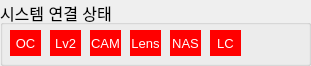
     <widget class="QGroupBox" name="groupBox">
      <property name="geometry">
       <rect>
        <x>755</x>
        <y>270</y>
        <width>311</width>
        <height>66</height>
       </rect>
      </property>
      <property name="font">
       <font>
        <pointsize>12</pointsize>
       </font>
      </property>
      <property name="title">
       <string>시스템 연결 상태</string>
      </property>
      <widget class="QLabel" name="label_onsite_controller_status">
       <property name="geometry">
        <rect>
         <x>10</x>
         <y>30</y>
         <width>31</width>
         <height>26</height>
        </rect>
       </property>
       <property name="font">
        <font>
         <family>Arial</family>
         <pointsize>10</pointsize>
        </font>
       </property>
       <property name="styleSheet">
        <string notr="true">background-color: rgb(255, 0, 0);
color: rgb(255,255,255);</string>
       </property>
       <property name="text">
        <string>OC</string>
       </property>
       <property name="alignment">
        <set>Qt::AlignCenter</set>
       </property>
      </widget>
      <widget class="QLabel" name="label_level2_status">
       <property name="geometry">
        <rect>
         <x>50</x>
         <y>30</y>
         <width>31</width>
         <height>26</height>
        </rect>
       </property>
       <property name="font">
        <font>
         <family>Arial</family>
         <pointsize>10</pointsize>
        </font>
       </property>
       <property name="styleSheet">
        <string notr="true">background-color: rgb(255, 0, 0);
color: rgb(255, 255,255);</string>
       </property>
       <property name="text">
        <string>Lv2</string>
       </property>
       <property name="alignment">
        <set>Qt::AlignCenter</set>
       </property>
      </widget>
      <widget class="QLabel" name="label_camera_status">
       <property name="geometry">
        <rect>
         <x>90</x>
         <y>30</y>
         <width>31</width>
         <height>26</height>
        </rect>
       </property>
       <property name="font">
        <font>
         <family>Arial</family>
         <pointsize>10</pointsize>
        </font>
       </property>
       <property name="styleSheet">
        <string notr="true">background-color: rgb(255, 0, 0);
color: rgb(255, 255,255);</string>
       </property>
       <property name="text">
        <string>CAM</string>
       </property>
       <property name="alignment">
        <set>Qt::AlignCenter</set>
       </property>
      </widget>
      <widget class="QLabel" name="label_lens_status">
       <property name="geometry">
        <rect>
         <x>130</x>
         <y>30</y>
         <width>31</width>
         <height>26</height>
        </rect>
       </property>
       <property name="font">
        <font>
         <family>Arial</family>
         <pointsize>10</pointsize>
        </font>
       </property>
       <property name="styleSheet">
        <string notr="true">background-color: rgb(255, 0, 0);
color: rgb(255, 255,255);</string>
       </property>
       <property name="text">
        <string>Lens</string>
       </property>
       <property name="alignment">
        <set>Qt::AlignCenter</set>
       </property>
      </widget>
      <widget class="QLabel" name="label_nas_status">
       <property name="geometry">
        <rect>
         <x>170</x>
         <y>30</y>
         <width>31</width>
         <height>26</height>
        </rect>
       </property>
       <property name="font">
        <font>
         <family>Arial</family>
         <pointsize>10</pointsize>
        </font>
       </property>
       <property name="styleSheet">
        <string notr="true">background-color: rgb(255, 0, 0);
color: rgb(255, 255,255);</string>
       </property>
       <property name="text">
        <string>NAS</string>
       </property>
       <property name="alignment">
        <set>Qt::AlignCenter</set>
       </property>
      </widget>
      <widget class="QLabel" name="label_light_controller_status">
       <property name="geometry">
        <rect>
         <x>210</x>
         <y>30</y>
         <width>31</width>
         <height>26</height>
        </rect>
       </property>
       <property name="font">
        <font>
         <family>Arial</family>
         <pointsize>10</pointsize>
        </font>
       </property>
       <property name="styleSheet">
        <string notr="true">background-color: rgb(255, 0, 0);
color: rgb(255, 255,255);</string>
       </property>
       <property name="text">
        <string>LC</string>
       </property>
       <property name="alignment">
        <set>Qt::AlignCenter</set>
       </property>
      </widget>
     </widget>
